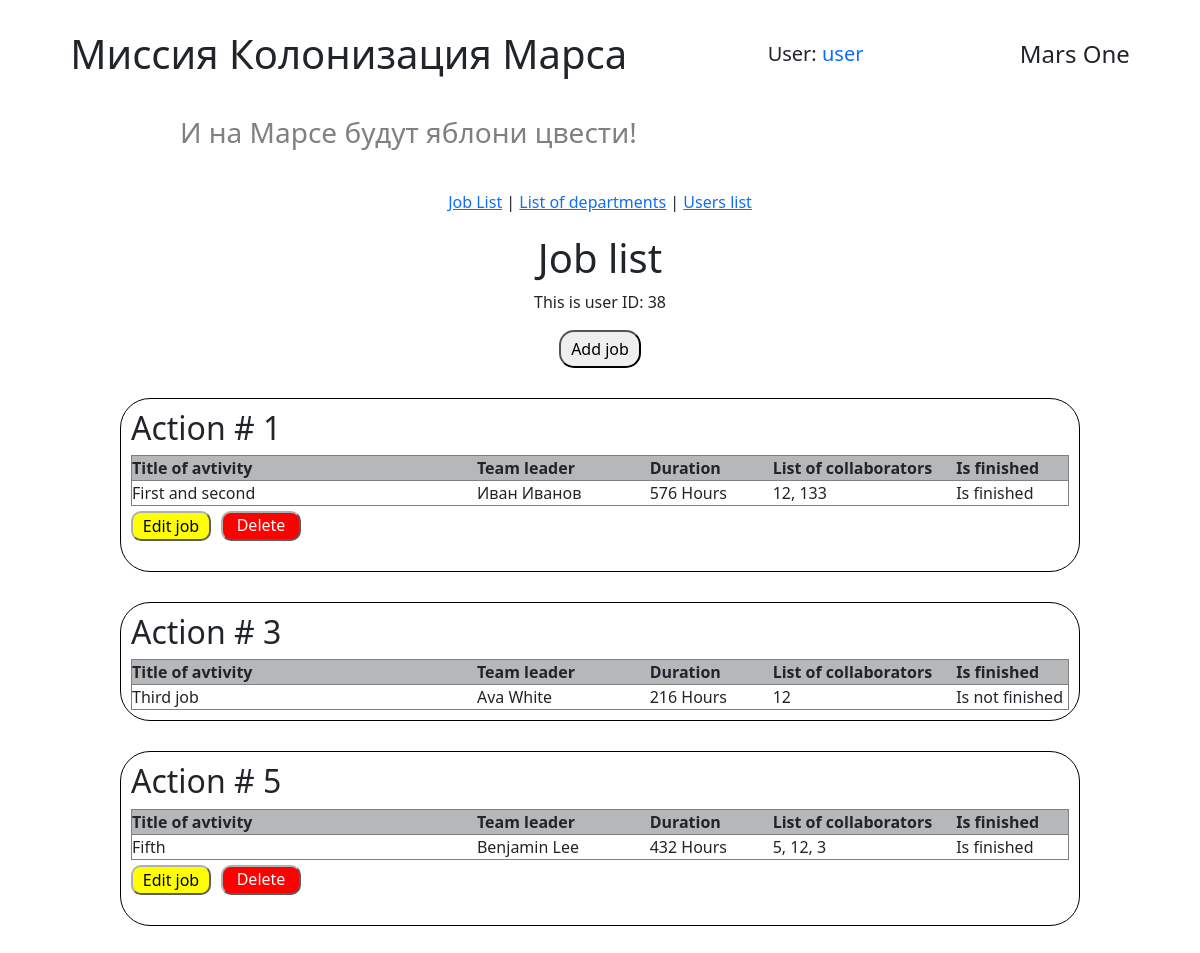
The page /jobs_list (signed in) on the database as committed earlier.
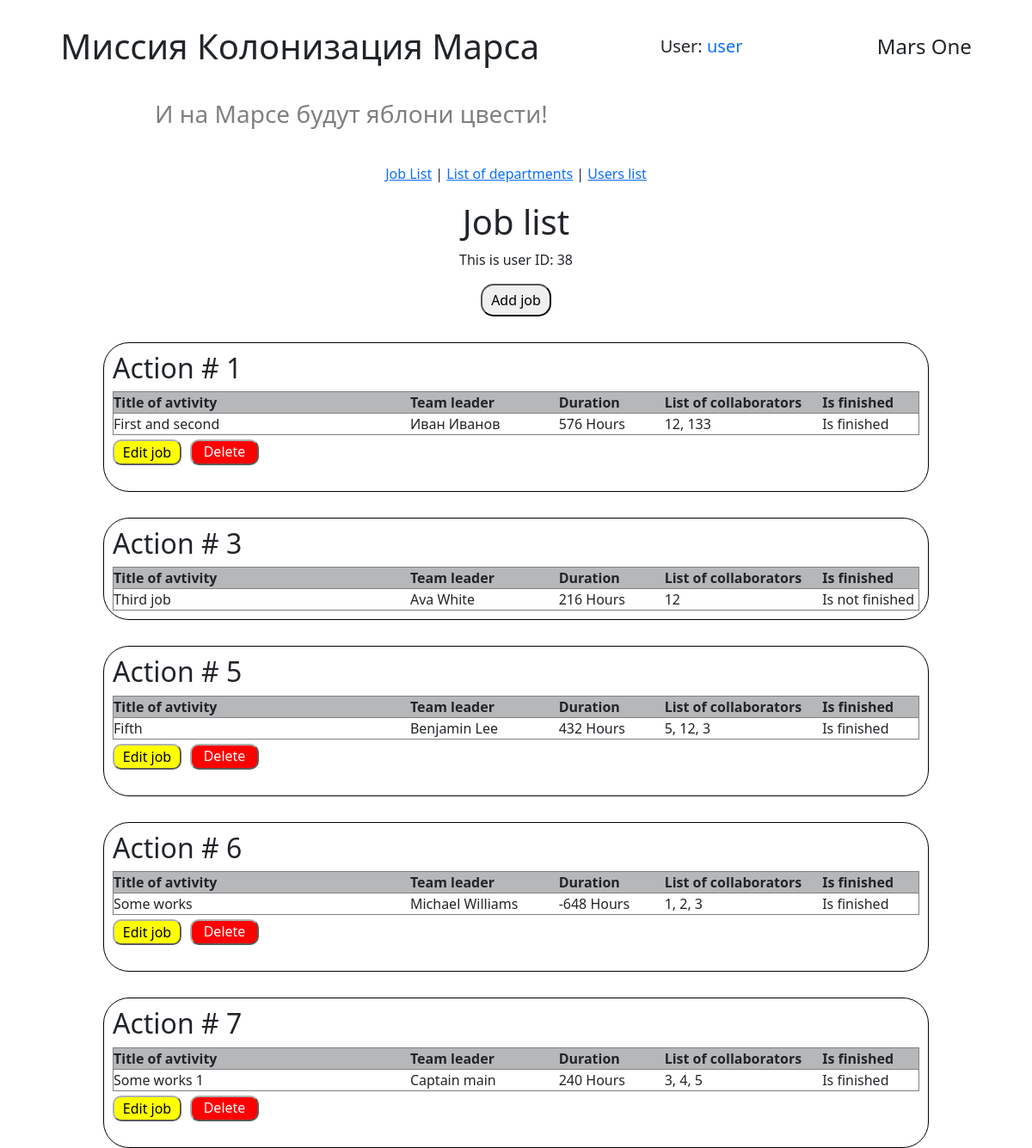
The same page on the database as committed later.
### data/users.py (models this page shows, shortened)
class User(SqlAlchemyBase, UserMixin):
    __tablename__ = 'users'
    id = sqlalchemy.Column(sqlalchemy.Integer, primary_key=True, autoincrement=True)
    surname = sqlalchemy.Column(sqlalchemy.String, nullable=True)
    name = sqlalchemy.Column(sqlalchemy.String, nullable=True)
    age = sqlalchemy.Column(sqlalchemy.Integer, nullable=True)
    position = sqlalchemy.Column(sqlalchemy.String, nullable=True)
    speciality = sqlalchemy.Column(sqlalchemy.String, nullable=True)
    address = sqlalchemy.Column(sqlalchemy.String, nullable=True)
    email = sqlalchemy.Column(sqlalchemy.String, index=True, unique=True, nullable=True)
    hashed_password = sqlalchemy.Column(sqlalchemy.String, nullable=True)
    modified_date = sqlalchemy.Column(sqlalchemy.DateTime, default=datetime.datetime.now)
    news = orm.relationship("News", back_populates='user')

### data/jobs.py (models this page shows)
class Jobs(SqlAlchemyBase):
    __tablename__ = 'jobs'
    id = sqlalchemy.Column(sqlalchemy.Integer, primary_key=True,
                           autoincrement=True)
    author = sqlalchemy.Column(sqlalchemy.Integer,
                               ForeignKey('users.id'), nullable=False)
    team_leader = sqlalchemy.Column(sqlalchemy.Integer,
                                    ForeignKey('users.id'), nullable=False)
    job_title = sqlalchemy.Column(sqlalchemy.String, nullable=True)
    work_size = sqlalchemy.Column(sqlalchemy.Integer, nullable=False)
    collaborators = sqlalchemy.Column(sqlalchemy.String, nullable=True)
    start_date = sqlalchemy.Column(sqlalchemy.DateTime,
                                   default=datetime.datetime.now)
    end_date = sqlalchemy.Column(sqlalchemy.DateTime,
                                 default=datetime.datetime.now)
    is_finished = sqlalchemy.Column(sqlalchemy.Boolean, default=False)
    team_leader_user = relationship("User", backref='team_leader_jobs',
                                    foreign_keys=[team_leader])
    author_user = relationship("User", backref='author_jobs',
                               foreign_keys=[author])

### handlers/work_with_jobs.py (the view)
@work_with_jobs_bp.route('/jobs_list')
@login_required
def get_jobs_list():
    db_ss = db_session.create_session()
    jobs = db_ss.query(Jobs).all()
    current_user_id = current_user.id
    message = get_flashed_messages()
    print(message)
    return render_template('jobs.html', jobs=jobs,
                           current_user_id=current_user_id,
                           message=message)

### data/db_session.py (called while the page is built)
def create_session() -> Session:
    global __factory
    return __factory()

### main.py (called while the page is built)
@login_manager.user_loader
def load_user(user_id):
    db_sess = db_session.create_session()
    return db_sess.query(User).get(user_id)

### templates/jobs.html (shortened to what this page needs)
{% extends "base.html" %}
{% block styles %}
    <link rel="stylesheet" href="{{ url_for('static', filename='css/job_list.css')}}">
{% endblock %}
{% block content %}
<h1>Job list</h1>
<p>This is user ID: {{ current_user_id }}</p>
<button onclick="window.location.href='/create_job'" class="add_btn">Add job </button>
{% for job  in jobs %}
    <div class="action">
        <h2>Action # {{ job.id }} </h2>
        <table>
            <tr>
                <th width="200">Title of avtivity</th>
                <th width="100">Team leader</th>
                <th width="50">Duration</th>
                <th width="50">List of collaborators</th>
                <th width="50">Is finished</th>
            </tr>
            <tr>
                <td>{{ job.job_title }}</td>
                <td>{{ job.team_leader_user.name }} {{ job.team_leader_user.surname }}</td>
                <td>{{ job.work_size }} Hours</td>
                <td>{{ job.collaborators }}</td>
                {% if job.is_finished %}
                    <td>Is finished</td>
                {% else %}
                    <td>Is not finished</td>
                {% endif %}
            </tr>
        </table>
        {% if job.author_user.id == current_user_id or current_user_id == 1 or job.team_leader == current_user_id %}
        <div class="buttons_block">
            <form action="{{ url_for('work_with_jobs.edit_job', job_id=job.id )}}" method="get">
                <button class="btn_for_edit" type="submit">Edit job</button>
            </form>
            <form action="{{ url_for('work_with_jobs.delete_job', job_id=job.id )}}" method="post">
                <button class="btn_for_delete" type="submit">Delete job</button>
            </form>
        </div>
        {% endif %}
    </div>
{% endfor %}
{% endblock %}

### templates/base.html (shortened to what this page needs)
<!DOCTYPE html>
<html lang="ru">
<head>
    <link rel="stylesheet"
    href="https://cdn.jsdelivr.net/npm/bootstrap@5.0.0-beta1/dist/css/bootstrap.min.css"
>
    <link rel="stylesheet" href="{{ url_for('static', filename='css/style.css')}}">
    {% block styles %}{% endblock %}
</head>
<body>
    <header>
        <h1>Миссия Колонизация Марса</h1>
        {% if current_user.is_authenticated %}
        <h5> User:
            <a class="navbar-brand" href="/logout">{{ current_user.name }}</a>
        </h5>
        {% else %}
            <div class="auth_buttons">
                <a class="btn btn-primary " href="/register">Зарегистрироваться</a>
                <a class="btn btn-success" href="/login">Войти</a>
            </div>
        {% endif %}
        <h4>Mars One</h4>
    </header>
    <h3 class="second_header_text">И на Марсе будут яблони цвести!</h3>
    <main>
        <nav>
            <a href="/jobs_list">Job List</a> |
            <a href="/list_of_departments">List of departments</a> |
            <a href="/user_list">Users list</a>
        </nav>
        {% block content %}{% endblock %}
    </main>
</body>
</html>

### static/css/style.css (style rules this page uses)
* { margin: 0px; padding: 0px; font-family: 'Segoe UI', Tahoma, Geneva, Verdana, sans-serif; }
header { display: flex; justify-content: space-around; align-items: center; margin-top: 30px; width: 100%; }
main { display: flex; flex-direction: column; align-items: center; height: 100vh; margin-top: 20px; }
nav { margin: 20px; }
.second_header_text { color: grey; margin-top: 30px; margin-left: 15vw; }
.add_btn { padding: 5px 10px; border-radius: 15px; }
.buttons_block { display: flex; justify-content: space-between; width: 230px; margin-top: 5px; }
.btn_for_edit, .btn_for_delete { border-radius: 10px; border-color: rgb(175, 176, 176); height: 30px; width: 80px; }
.btn_for_edit { background-color: yellow; }
.btn_for_delete { color: white; background-color: red; }

### static/css/job_list.css (style rules this page uses)
div.action { border: 1px solid rgb(0, 0, 0); padding: 10px; border-radius: 30px; margin-top: 30px; width: 80%; }
table { width: 100%; }
tr { border: 1px solid grey; }
th { background-color: rgb(181, 183, 185); }
.buttons_block { display: flex; justify-content: space-between; width: 170px; margin-top: 5px; }

Rows that differ between the two databases and show on the page:
added Jobs: id "6", job_title "Some works", team_leader_user.name "Michael", team_leader_user.surname "Williams", work_size "-648", collaborators "1, 2, 3", is_finished "Is finished"
added Jobs: id "7", job_title "Some works 1", team_leader_user.name "Captain", team_leader_user.surname "main", work_size "240", collaborators "3, 4, 5", is_finished "Is finished"
